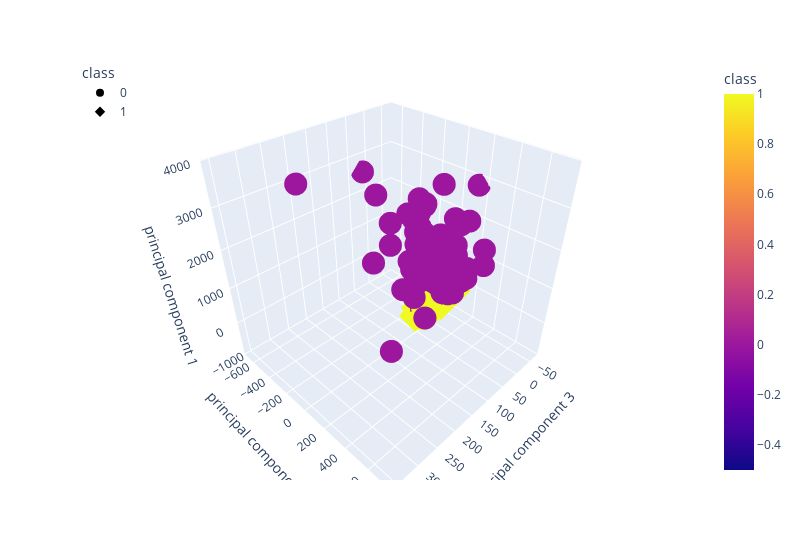

Notebook cell for this chart:
### Code cell
# Plot the 3 principal components
import plotly.express as px
fig = px.scatter_3d(
    df_cancer_pca,
    x="principal component 3",
    y="principal component 2",
    z="principal component 1",
    color="class",
    symbol="class",
    width=800,
)
fig.update_layout(legend=dict(x=0, y=1))
fig.show()

### Figure 1 — Plotly figure (JSON) as saved in the notebook; plotly's stock layout.template omitted (floating-point values rounded to 4 significant figures; data arrays with more than 128 entries replaced by an {"elided": "..."} marker saying what was removed)
{"data": [{"hovertemplate": "class=%{marker.color}<br>principal component 3=%{x}<br>principal component 2=%{y}<br>principal component 1=%{z}<extra></extra>", "legendgroup": "0", "marker": {"color": {"elided": "212 int values"}, "coloraxis": "coloraxis", "symbol": "circle"}, "mode": "markers", "name": "0", "scene": "scene", "showlegend": true, "type": "scatter3d", "x": {"elided": "212 float values"}, "y": {"elided": "212 float values"}, "z": {"elided": "212 float values"}}, {"hovertemplate": "class=%{marker.color}<br>principal component 3=%{x}<br>principal component 2=%{y}<br>principal component 1=%{z}<extra></extra>", "legendgroup": "1", "marker": {"color": {"elided": "357 int values"}, "coloraxis": "coloraxis", "symbol": "diamond"}, "mode": "markers", "name": "1", "scene": "scene", "showlegend": true, "type": "scatter3d", "x": {"elided": "357 float values"}, "y": {"elided": "357 float values"}, "z": {"elided": "357 float values"}}], "layout": {"coloraxis": {"colorbar": {"title": {"text": "class"}}, "colorscale": [[0, "#0d0887"], [0.1111, "#46039f"], [0.2222, "#7201a8"], [0.3333, "#9c179e"], [0.4444, "#bd3786"], [0.5556, "#d8576b"], [0.6667, "#ed7953"], [0.7778, "#fb9f3a"], [0.8889, "#fdca26"], [1, "#f0f921"]]}, "legend": {"title": {"text": "class"}, "tracegroupgap": 0, "x": 0, "y": 1}, "margin": {"t": 60}, "scene": {"domain": {"x": [0, 1], "y": [0, 1]}, "xaxis": {"title": {"text": "principal component 3"}}, "yaxis": {"title": {"text": "principal component 2"}}, "zaxis": {"title": {"text": "principal component 1"}}}, "width": 800}}
